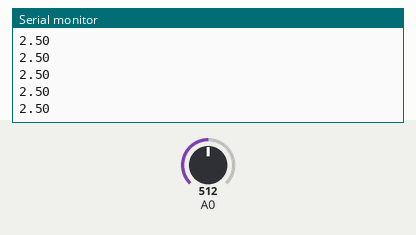
A sketch run on a simulated Arduino Uno, built with avr-gcc and run on an emulated ATmega328P. Shown: the last lines printed to the serial monitor. The inputs (shaded band) are chosen by the test bench; at power-on: A0 = 512.

Above: at 1.2 s.
1.3 s: A0 set to 716
At 1.31 s:
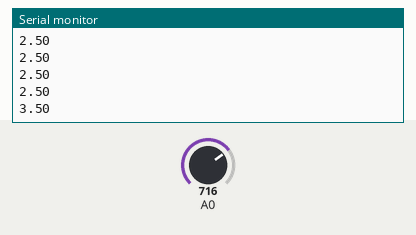
2.8 s: A0 set to 900
At 2.82 s:
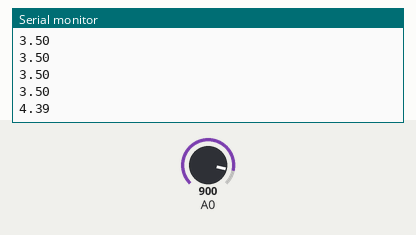
Timing chart, 0 to 5.8 s (numbered marks = the images above; inputs shaded):
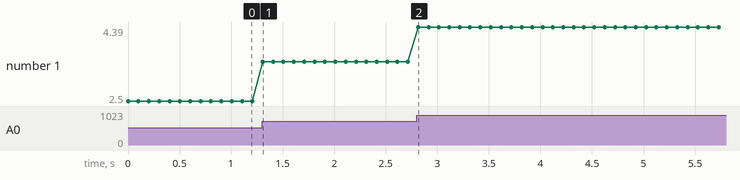

The sketch:

Arduino.ino
```cpp
int sensorValue = 0;
float voltage = 0;

void setup() {
  Serial.begin(9600);
}

void loop() {

  sensorValue = analogRead(A0);
  voltage = (sensorValue / 1024.0) * 5.0;

  Serial.println(voltage);

  delay(100);
}


// void setup() {
//   // initialize serial communication at 9600 baud
//   Serial.begin(9600);
//   randomSeed(analogRead(0));
// }

// void loop() {
//   // generate a random voltage value between 0 and 5 volts
//   float voltage = random(0, 500) / 100.0;

//   // send the voltage over the serial connection
//   Serial.println(voltage);

//   // wait for a bit to avoid overloading the serial connection
//   delay(100);
// }
```

Measured:
- after the input at 1.3 s, the serial monitor: prints a new line at once (image 1)
- after the input at 2.8 s, the serial monitor: prints a new line at once (image 2)
- plotted number 1: 2.5 → 3.5 after the input at 1.3 s, 3.5 → 4.39 after the input at 2.8 s
